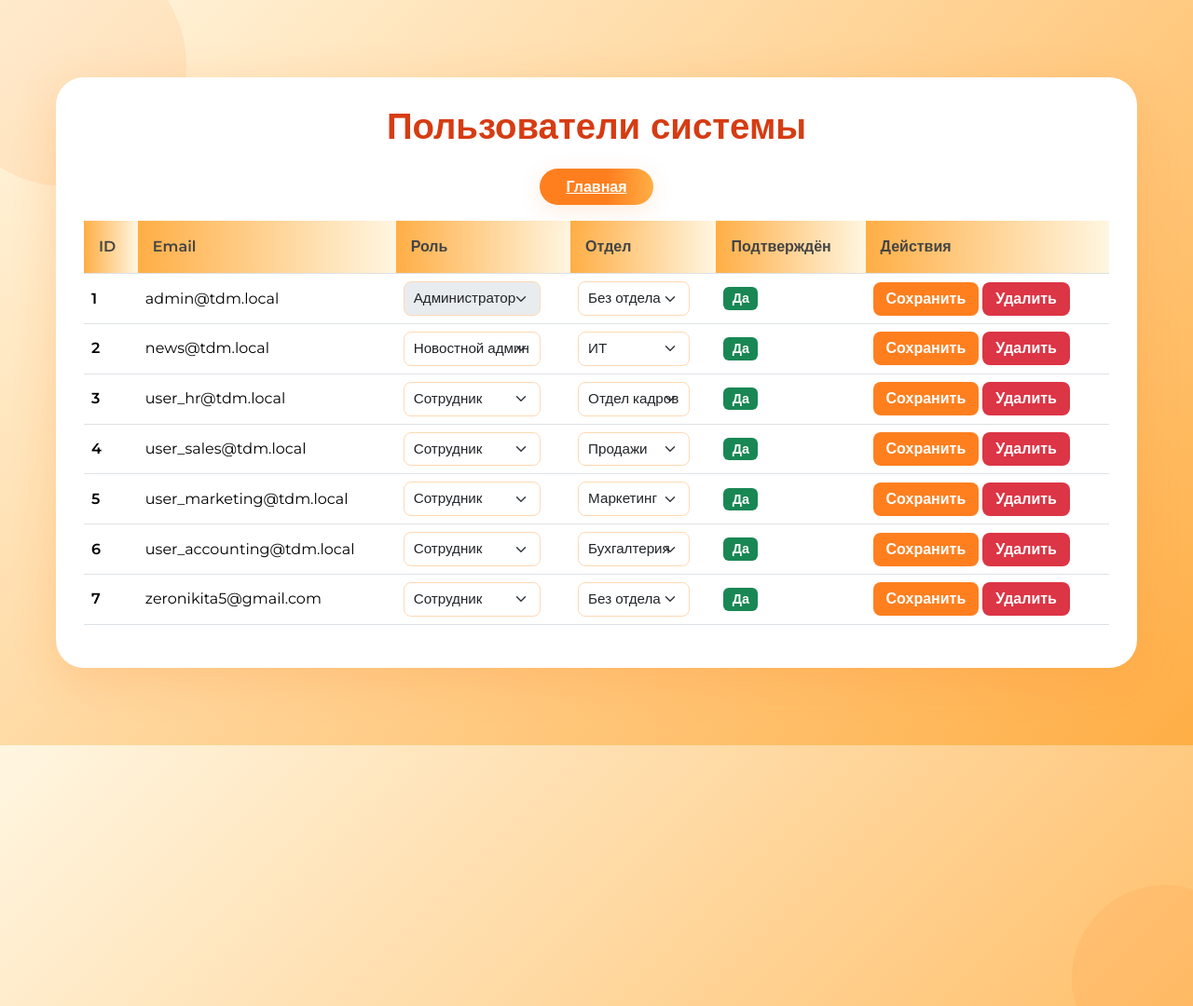
The app's page /admin/users (signed in) with its own data.
### app.py (models this page shows)
class User(db.Model):
    id = db.Column(db.Integer, primary_key=True)
    email = db.Column(db.String(120), unique=True, nullable=False)
    password = db.Column(db.String(128), nullable=False)
    is_confirmed = db.Column(db.Boolean, default=False)
    confirm_token = db.Column(db.String(64), nullable=True)
    role = db.Column(db.String(32), default='employee')
    department_id = db.Column(
        db.Integer, db.ForeignKey('department.id'), nullable=True
    )
    department = db.relationship(
        'Department', backref=db.backref('users', lazy=True)
    )

class Department(db.Model):
    __tablename__ = 'department'
    id = db.Column(db.Integer, primary_key=True)
    name = db.Column(db.String(100), nullable=False, unique=True)

### app.py (the view, shortened to what this page needs)
@app.route('/admin/users', methods=['GET', 'POST'])
@admin_required
def admin_users():
    users = User.query.order_by(User.id).all()
    departments = Department.query.order_by(Department.name).all()
    error = None
    return render_template(
        'admin_users.html', users=users, departments=departments, error=error
    )

### app.py (called while the page is built)
def admin_required(f):
    @wraps(f)
    def decorated_function(*args, **kwargs):
        if 'user_id' not in session or session.get('role') != 'admin':
            return redirect(url_for('login'))
        return f(*args, **kwargs)
    return decorated_function

### templates/admin_users.html (shortened to what this page needs)
<!DOCTYPE html>
<html lang="ru">
<head>
    <link href="https://cdn.jsdelivr.net/npm/bootstrap@5.3.2/dist/css/bootstrap.min.css" rel="stylesheet">
</head>
<body>
    <div class="circle"></div>
    <div class="container">
        <div class="dashboard-box">
            <h2 class="dashboard-title">Пользователи системы</h2>
            <div class="action-buttons text-center mb-4">
                <a href="{{ url_for('dashboard') }}" class="btn-main">Главная</a>
            </div>
            <div class="table-responsive">
                <table class="table table-hover align-middle">
                    <thead>
                        <tr>
                            <th scope="col">ID</th>
                            <th scope="col">Email</th>
                            <th scope="col">Роль</th>
                            <th scope="col">Отдел</th>
                            <th scope="col">Подтверждён</th>
                            <th scope="col">Действия</th>
                        </tr>
                    </thead>
                    <tbody>
                        {% for user in users %}
                        <tr>
                            <td class="fw-semibold">{{ user.id }}</td>
                            <td>{{ user.email }}</td>
                            <td>
                                <form method="post" style="display: inline-flex; align-items: center; gap: 8px;">
                                    <select name="role" class="form-select"
                                        {% if user.id == session['user_id'] and user.role == 'admin' %}disabled{% endif %}>
                                        <option value="admin" {% if user.role == 'admin' %}selected{% endif %}>Администратор</option>
                                        <option value="news_admin" {% if user.role == 'news_admin' %}selected{% endif %}>Новостной админ</option>
                                        <option value="employee" {% if user.role == 'employee' %}selected{% endif %}>Сотрудник</option>
                                    </select>
                            </td>
                            <td>
                                    <select name="department_id" class="form-select">
                                        <option value="" {% if not user.department_id %}selected{% endif %}> Без отдела </option>
                                        {% for dept in departments %}
                                            <option value="{{ dept.id }}" {% if user.department_id == dept.id %}selected{% endif %}>
                                                {{ dept.name }}
                                            </option>
                                        {% endfor %}
                                    </select>
                            </td>
                            <td>
                                {% if user.is_confirmed %}
                                    <span class="badge bg-success">Да</span>
                                {% else %}
                                    <span class="badge bg-warning text-dark">Нет</span>
                                {% endif %}
                            </td>
                            <td>
                                    <div class="actions-wrapper">
                                        <button type="submit" name="set_role" class="btn-save"
                                            {% if user.id == session['user_id'] and user.role == 'admin' %}disabled{% endif %}>
                                            Сохранить
                                        </button>
                                        <form method="post" style="display: inline;">
                                            <button type="submit" name="delete_user" class="btn-delete"
                                                {% if user.id == session['user_id'] or
                                                      (user.role == 'admin' and
                                                       (users | selectattr('role','equalto','admin') | list | length <= 1)) %}
                                                    disabled
                                                {% endif %}>
                                                Удалить
                                            </button>
                                        </form>
                                    </div>
                            </td>
                        </tr>
                        {% endfor %}
                    </tbody>
                </table>
            </div>
        </div>
    </div>
</body>
</html>

### templates/admin_users.html (style rules this page uses)
* { box-sizing: border-box; margin: 0; padding: 0; }
html, body { height: 100%; }
body { font-family: 'Montserrat', sans-serif; background: linear-gradient(135deg, #fff6e1 0%, #ffae45 100%); overflow: hidden; display: flex; align-items: center; justify-content: center; }
.circle { position: absolute; border-radius: 50%; background: rgba(255,127,31,0.1); animation: drift 6s ease-in-out infinite; }
.circle:nth-child(2) { width: 200px; height: 200px; bottom: -70px; right: -70px; animation-delay: 3s; }
.container { max-width: 1200px; width: 100%; padding: 20px; position: relative; z-index: 1; }
.dashboard-box { background: #ffffff; border-radius: 30px; padding: 30px; box-shadow: 0 12px 48px rgba(255,127,31,0.2); animation: fadeInUp 0.8s ease-out; }
.dashboard-title { font-size: 2.4rem; font-weight: 700; color: #d63c13; margin-bottom: 30px; text-align: center; }
.table thead th { background: linear-gradient(90deg, #ffae45 0%, #fff6e1 100%); color: #444444; font-weight: 600; padding: 16px; }
.form-select { display: inline-block; width: auto; border-radius: 8px; border: 1px solid #ffd9b3; padding: 6px 10px; font-size: 0.95rem; }
.btn-save { background-color: #ff7f1f; color: #ffffff; border: none; border-radius: 8px; padding: 6px 14px; font-weight: 600; transition: background-color 0.2s; }
.btn-delete { background-color: #dc3545; color: #ffffff; border: none; border-radius: 8px; padding: 6px 14px; font-weight: 600; transition: background-color 0.2s; }
.action-buttons .btn-main { background: linear-gradient(90deg, #ff7f1f 60%, #ffae45 100%); color: #ffffff; font-weight: 600; padding: 10px 28px; border: none; border-radius: 24px; box-shadow: 0 6px 24px rgba(255,127,31,0.15); transition: transform 0.2s; }
.badge { font-size: 0.9rem; }
.actions-wrapper { display: inline-flex; gap: 4px; align-items: center; }

### records on screen
User: id "1", email "admin@tdm.local", role "Администратор", department_id "Без отдела", is_confirmed "Да"
User: id "2", email "news@tdm.local", role "Новостной админ", department_id "ИТ", is_confirmed "Да"
User: id "3", email "user_hr@tdm.local", role "Сотрудник", department_id "Отдел кадров", is_confirmed "Да"
User: id "4", email "user_sales@tdm.local", role "Сотрудник", department_id "Продажи", is_confirmed "Да"
User: id "5", email "user_marketing@tdm.local", role "Сотрудник", department_id "Маркетинг", is_confirmed "Да"
User: id "6", email "user_accounting@tdm.local", role "Сотрудник", department_id "Бухгалтерия", is_confirmed "Да"
User: id "7", email "zeronikita5@gmail.com", role "Сотрудник", department_id "Без отдела", is_confirmed "Да"
